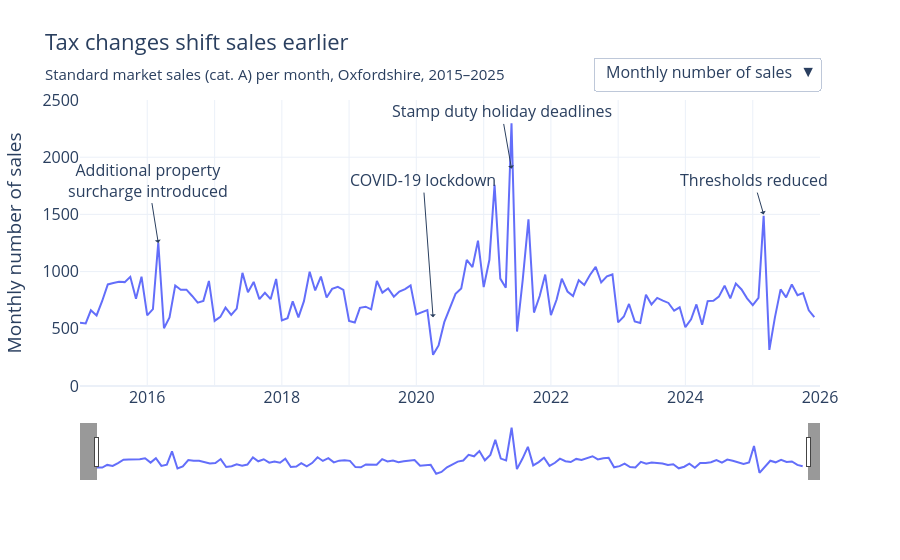

Notebook source saved alongside this figure:
### Code cell
fig = px.line(year_monthly_volume, 
        template='plotly_white',
        labels={'value':'Monthly number of sales'})
fig.update_xaxes(title_text=None, 
                 nticks=20, 
                 ticklabelstep=2, 
                 range=['2015-01-01','2026-01-01'], 
                 rangeslider_visible=True)
fig.update_yaxes(title_text="Monthly number of sales", 
                 range=[0, 2500])
fig.add_annotation(x='2016-03-01', 
                   y=1250,
                   text="Additional property<br>surcharge introduced",
                   showarrow=True,
                   arrowhead=1,
                   ayref='y',
                   ay=1800)
fig.add_annotation(x='2020-04-01', 
                   y=600,
                   text="COVID-19 lockdown",
                   showarrow=True,
                   arrowhead=1,
                   ayref='y',
                   ay=1800)
fig.add_annotation(x='2021-06-01', 
                   y=1900,
                   text="Stamp duty holiday deadlines",
                   showarrow=True,
                   arrowhead=1,
                   ayref='y',
                   ay=2400)
fig.add_annotation(x='2025-03-01', 
                   y=1500,
                   text="Thresholds reduced",
                   showarrow=True,
                   arrowhead=1,
                   ayref='y',
                   ay=1800)
fig.update_layout(title_text='Tax changes shift sales earlier',
                  title_subtitle_text='Standard market sales (cat. A) per month, Oxfordshire, 2015–2025',
                   title_font_size=22,
                   font_size=16,
                   showlegend=False,
                   margin_t=100)
fig.update_traces(hovertemplate='%{x|<b>%b %Y</b>}<br>Number of sales: %{y}<extra></extra>')
fig.add_trace(go.Scatter(x=year_monthly_median.index, 
                         y=year_monthly_median.values, 
                         name='median £ per m2', 
                         mode='lines', 
                         line_color='orange', 
                         hovertemplate='%{x|<b>%b %Y</b>}<br>Median £ per m²: %{y:,.0f}<extra></extra>',
                         visible=False))
fig.update_layout(updatemenus=[dict(
    buttons=[
        dict(label='Monthly number of sales',
             method='update',
             args=[{'visible':[True, False]},
                   {'title.text':'Tax changes shift sales earlier',
                    'title.subtitle.text':'Standard market sales (cat. A) per month, Oxfordshire, 2015–2025',
                    'yaxis.title.text':'Monthly number of sales',
                    'yaxis.range':[0, 2500],
                    'annotations':fig.layout.annotations,
                    'yaxis.tickprefix': ''}]),
        dict(label='Median £ per m²',
                     method='update',
                     args=[{'visible':[False, True]},
                           {'title.text':"Median price per m² rose about 15% 2020–22, then levelled off",
                            'title.subtitle.text':'Standard market sales (cat. A) median £ per m² each month, Oxfordshire, 2015–2025 (not adjusted for inflation)',
                            'yaxis.title.text':'Median £ per m²',
                            'yaxis.range':[3000, 5000],
                            'yaxis.tickprefix':'£',
                            'yaxis.tickformat':',',
                            'annotations':[]}])
    ],
    direction='down',
    x=1, xanchor='right', y=1.15, yanchor='top'
)])
fig.show(config={'displayModeBar': False})

print(fig.layout.template)

### Figure 1 — Plotly figure (JSON) as saved in the notebook; plotly's stock layout.template omitted (floating-point values rounded to 4 significant figures; data arrays with more than 128 entries replaced by an {"elided": "..."} marker saying what was removed)
{"data": [{"hovertemplate": "%{x|<b>%b %Y</b>}<br>Number of sales: %{y}<extra></extra>", "legendgroup": "unique_id", "line": {"color": "#636efa", "dash": "solid"}, "marker": {"symbol": "circle"}, "mode": "lines", "name": "unique_id", "orientation": "v", "showlegend": true, "type": "scatter", "x": {"elided": "132 str values"}, "xaxis": "x", "y": {"elided": "132 int values"}, "yaxis": "y"}, {"hovertemplate": "%{x|<b>%b %Y</b>}<br>Median £ per m²: %{y:,.0f}<extra></extra>", "line": {"color": "orange"}, "mode": "lines", "name": "median £ per m2", "type": "scatter", "visible": false, "x": {"elided": "132 str values"}, "y": {"elided": "132 float values"}}], "layout": {"annotations": [{"arrowhead": 1, "ay": 1800, "ayref": "y", "showarrow": true, "text": "Additional property<br>surcharge introduced", "x": "2016-03-01", "y": 1250}, {"arrowhead": 1, "ay": 1800, "ayref": "y", "showarrow": true, "text": "COVID-19 lockdown", "x": "2020-04-01", "y": 600}, {"arrowhead": 1, "ay": 2400, "ayref": "y", "showarrow": true, "text": "Stamp duty holiday deadlines", "x": "2021-06-01", "y": 1900}, {"arrowhead": 1, "ay": 1800, "ayref": "y", "showarrow": true, "text": "Thresholds reduced", "x": "2025-03-01", "y": 1500}], "font": {"size": 16}, "legend": {"title": {"text": "variable"}, "tracegroupgap": 0}, "margin": {"t": 100}, "showlegend": false, "title": {"font": {"size": 22}, "subtitle": {"text": "Standard market sales (cat. A) per month, Oxfordshire, 2015–2025"}, "text": "Tax changes shift sales earlier"}, "updatemenus": [{"buttons": [{"args": [{"visible": [true, false]}, {"annotations": [{"arrowhead": 1, "ay": 1800, "ayref": "y", "showarrow": true, "text": "Additional property<br>surcharge introduced", "x": "2016-03-01", "y": 1250}, {"arrowhead": 1, "ay": 1800, "ayref": "y", "showarrow": true, "text": "COVID-19 lockdown", "x": "2020-04-01", "y": 600}, {"arrowhead": 1, "ay": 2400, "ayref": "y", "showarrow": true, "text": "Stamp duty holiday deadlines", "x": "2021-06-01", "y": 1900}, {"arrowhead": 1, "ay": 1800, "ayref": "y", "showarrow": true, "text": "Thresholds reduced", "x": "2025-03-01", "y": 1500}], "title.subtitle.text": "Standard market sales (cat. A) per month, Oxfordshire, 2015–2025", "title.text": "Tax changes shift sales earlier", "yaxis.range": [0, 2500], "yaxis.tickprefix": "", "yaxis.title.text": "Monthly number of sales"}], "label": "Monthly number of sales", "method": "update"}, {"args": [{"visible": [false, true]}, {"annotations": [], "title.subtitle.text": "Standard market sales (cat. A) median £ per m² each month, Oxfordshire, 2015–2025 (not adjusted for inflation)", "title.text": "Median price per m² rose about 15% 2020–22, then levelled off", "yaxis.range": [3000, 5000], "yaxis.tickformat": ",", "yaxis.tickprefix": "£", "yaxis.title.text": "Median £ per m²"}], "label": "Median £ per m²", "method": "update"}], "direction": "down", "x": 1, "xanchor": "right", "y": 1.15, "yanchor": "top"}], "xaxis": {"anchor": "y", "domain": [0, 1], "nticks": 20, "range": ["2015-01-01", "2026-01-01"], "rangeslider": {"visible": true}, "ticklabelstep": 2, "title": {}}, "yaxis": {"anchor": "x", "domain": [0, 1], "range": [0, 2500], "title": {"text": "Monthly number of sales"}}}}
